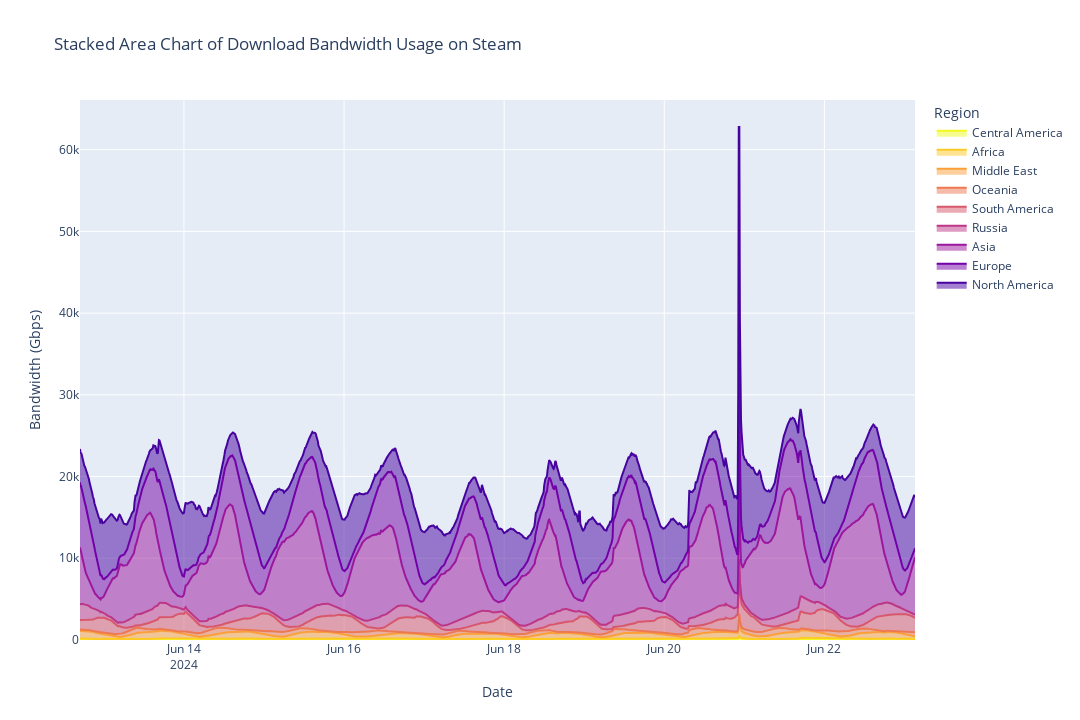

The code cell stored with this chart in its notebook:
### Code cell
stacked = px.area(
    data_frame=df_melted, 
    x="Timestamp", 
    y="Bandwidth", 
    color="Region", 
    line_group="Region",
    labels={"Timestamp": "Date", "Bandwidth": "Bandwidth (Gbps)"},
    title="Stacked Area Chart of Download Bandwidth Usage on Steam",
    color_discrete_sequence=px.colors.sequential.Plasma_r,
    width=1080, 
    height=720,
)
stacked.show()

### Figure 1 — Plotly figure (JSON) as saved in the notebook; plotly's stock layout.template omitted (floating-point values rounded to 4 significant figures; data arrays with more than 128 entries replaced by an {"elided": "..."} marker saying what was removed)
{"data": [{"fillpattern": {"shape": ""}, "hovertemplate": "Region=Central America<br>Date=%{x}<br>Bandwidth (Gbps)=%{y}<extra></extra>", "legendgroup": "Central America", "line": {"color": "#f0f921"}, "marker": {"symbol": "circle"}, "mode": "lines", "name": "Central America", "orientation": "v", "showlegend": true, "stackgroup": "1", "type": "scatter", "x": {"elided": "1503 str values"}, "xaxis": "x", "y": {"elided": "1503 int values"}, "yaxis": "y"}, {"fillpattern": {"shape": ""}, "hovertemplate": "Region=Africa<br>Date=%{x}<br>Bandwidth (Gbps)=%{y}<extra></extra>", "legendgroup": "Africa", "line": {"color": "#fdca26"}, "marker": {"symbol": "circle"}, "mode": "lines", "name": "Africa", "orientation": "v", "showlegend": true, "stackgroup": "1", "type": "scatter", "x": {"elided": "1503 str values"}, "xaxis": "x", "y": {"elided": "1503 int values"}, "yaxis": "y"}, {"fillpattern": {"shape": ""}, "hovertemplate": "Region=Middle East<br>Date=%{x}<br>Bandwidth (Gbps)=%{y}<extra></extra>", "legendgroup": "Middle East", "line": {"color": "#fb9f3a"}, "marker": {"symbol": "circle"}, "mode": "lines", "name": "Middle East", "orientation": "v", "showlegend": true, "stackgroup": "1", "type": "scatter", "x": {"elided": "1503 str values"}, "xaxis": "x", "y": {"elided": "1503 int values"}, "yaxis": "y"}, {"fillpattern": {"shape": ""}, "hovertemplate": "Region=Oceania<br>Date=%{x}<br>Bandwidth (Gbps)=%{y}<extra></extra>", "legendgroup": "Oceania", "line": {"color": "#ed7953"}, "marker": {"symbol": "circle"}, "mode": "lines", "name": "Oceania", "orientation": "v", "showlegend": true, "stackgroup": "1", "type": "scatter", "x": {"elided": "1503 str values"}, "xaxis": "x", "y": {"elided": "1503 int values"}, "yaxis": "y"}, {"fillpattern": {"shape": ""}, "hovertemplate": "Region=South America<br>Date=%{x}<br>Bandwidth (Gbps)=%{y}<extra></extra>", "legendgroup": "South America", "line": {"color": "#d8576b"}, "marker": {"symbol": "circle"}, "mode": "lines", "name": "South America", "orientation": "v", "showlegend": true, "stackgroup": "1", "type": "scatter", "x": {"elided": "1503 str values"}, "xaxis": "x", "y": {"elided": "1503 int values"}, "yaxis": "y"}, {"fillpattern": {"shape": ""}, "hovertemplate": "Region=Russia<br>Date=%{x}<br>Bandwidth (Gbps)=%{y}<extra></extra>", "legendgroup": "Russia", "line": {"color": "#bd3786"}, "marker": {"symbol": "circle"}, "mode": "lines", "name": "Russia", "orientation": "v", "showlegend": true, "stackgroup": "1", "type": "scatter", "x": {"elided": "1503 str values"}, "xaxis": "x", "y": {"elided": "1503 int values"}, "yaxis": "y"}, {"fillpattern": {"shape": ""}, "hovertemplate": "Region=Asia<br>Date=%{x}<br>Bandwidth (Gbps)=%{y}<extra></extra>", "legendgroup": "Asia", "line": {"color": "#9c179e"}, "marker": {"symbol": "circle"}, "mode": "lines", "name": "Asia", "orientation": "v", "showlegend": true, "stackgroup": "1", "type": "scatter", "x": {"elided": "1503 str values"}, "xaxis": "x", "y": {"elided": "1503 int values"}, "yaxis": "y"}, {"fillpattern": {"shape": ""}, "hovertemplate": "Region=Europe<br>Date=%{x}<br>Bandwidth (Gbps)=%{y}<extra></extra>", "legendgroup": "Europe", "line": {"color": "#7201a8"}, "marker": {"symbol": "circle"}, "mode": "lines", "name": "Europe", "orientation": "v", "showlegend": true, "stackgroup": "1", "type": "scatter", "x": {"elided": "1503 str values"}, "xaxis": "x", "y": {"elided": "1503 int values"}, "yaxis": "y"}, {"fillpattern": {"shape": ""}, "hovertemplate": "Region=North America<br>Date=%{x}<br>Bandwidth (Gbps)=%{y}<extra></extra>", "legendgroup": "North America", "line": {"color": "#46039f"}, "marker": {"symbol": "circle"}, "mode": "lines", "name": "North America", "orientation": "v", "showlegend": true, "stackgroup": "1", "type": "scatter", "x": {"elided": "1503 str values"}, "xaxis": "x", "y": {"elided": "1503 int values"}, "yaxis": "y"}], "layout": {"height": 720, "legend": {"title": {"text": "Region"}, "tracegroupgap": 0}, "title": {"text": "Stacked Area Chart of Download Bandwidth Usage on Steam"}, "width": 1080, "xaxis": {"anchor": "y", "domain": [0, 1], "title": {"text": "Date"}}, "yaxis": {"anchor": "x", "domain": [0, 1], "title": {"text": "Bandwidth (Gbps)"}}}}
